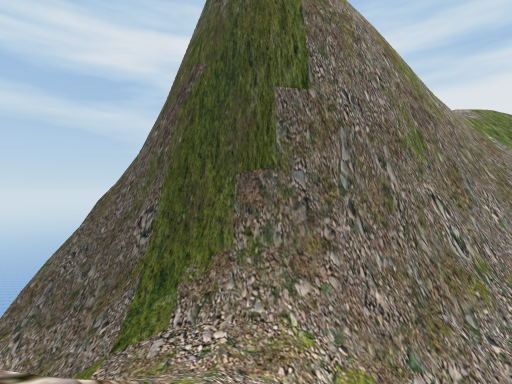
View 1 (above)

12 first-person views from a walk through a scene from a Unity 3-D project. The camera is 1.2 m above the floor, looks level and sees 85° across. The floor is counted in squares, 2 m on a side. Each view is taken from the middle of a square. On the plan, view 1 faces up. The plan holds only what a view shows up to about 9 squares ahead; the rest is blank. The place goes on beyond the plan. Some trees and plants on the terrain are drawn as simple stand-ins. Some surface patterns are stand-ins.

View 2
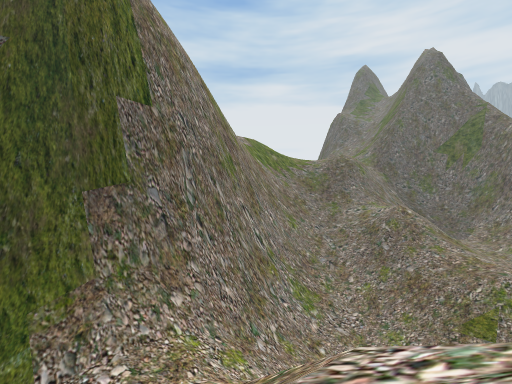

View 3
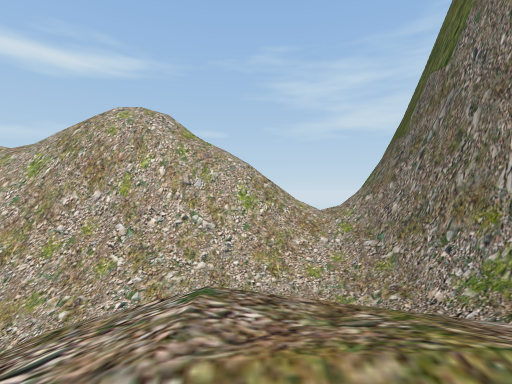

View 4
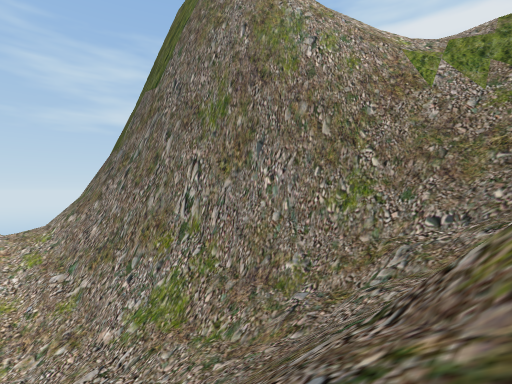

View 5
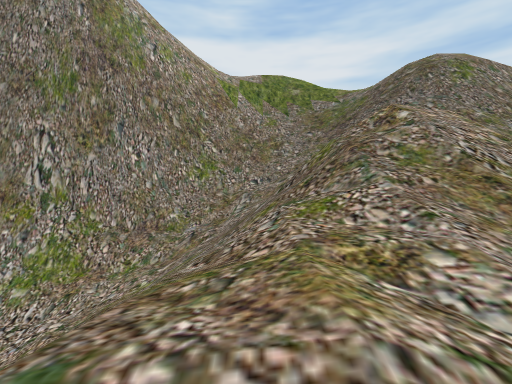

View 6
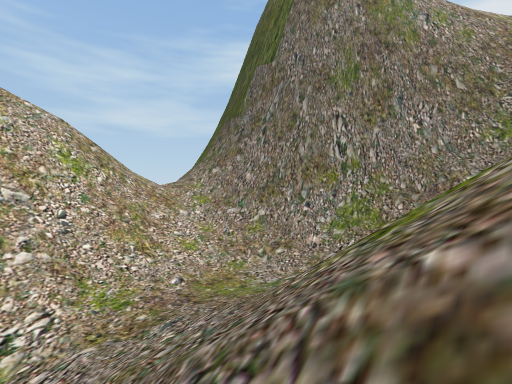

View 7
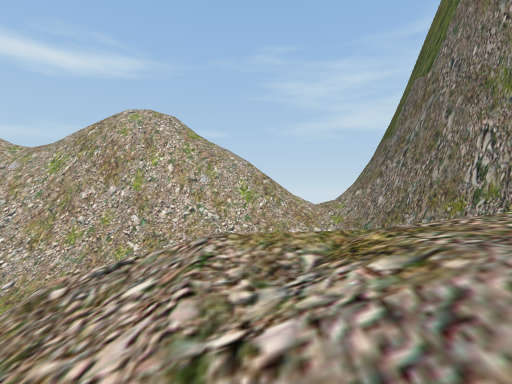

View 8
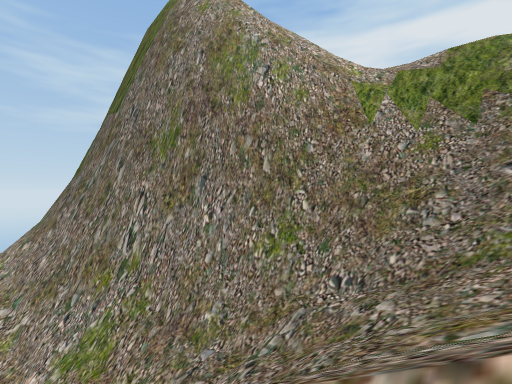

View 9
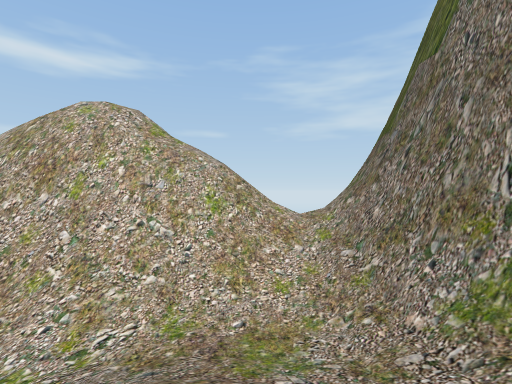

View 10
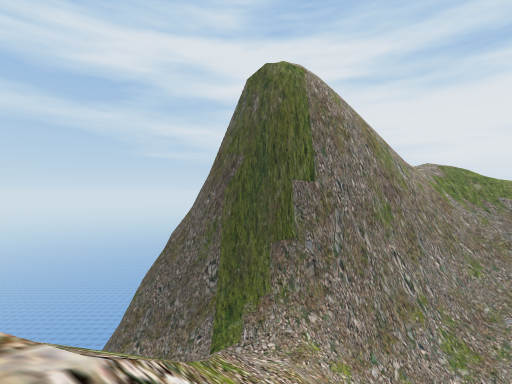

View 11
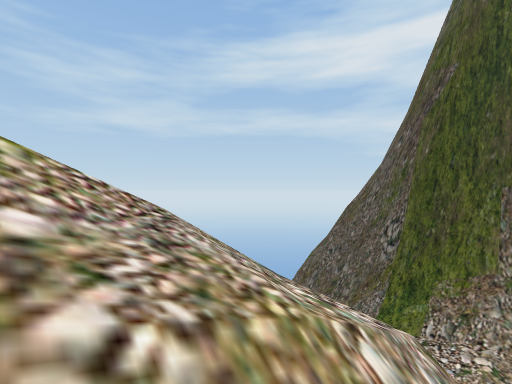

View 12
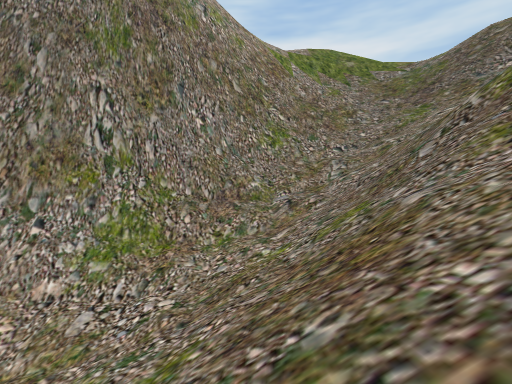

### Floor plan
Key: @ floor where view 1 was taken; # wall or solid block; . main floor; - floor 0.75 m lower than the main floor; : floor 0.75 m higher than the main floor; + floor 4 m higher than the main floor; * floor 7.25 m higher than the main floor; / step, stairs or slope; = window, fence, low wall or low ledge; ^ raised ledge; v drop or lower ground.
Columns run from 6 left of view 1 to 18 right of it. Each row starts with its distance up from view 1.
 13                ////
 12              ///=//
 11             vvv##//
 10             vv##//////
  9              ###////////
  8 ##          ###/////^##vv
  7 /###       ###=///// =##
  6 //#####  ####//////  //
  5   ////#####=///////*
  4    //+//////////////
  3      //////..///////
  2       /////.///////
  1      /==///.:///+//
  0     //@#///.//////
 -1     ///#=///.  /
 -2     // ##///-
 -3         #///
 -4      / v##//
 -5        v #//
 -6        v #//
 -7          #/

Positions as (right, up) in squares from view 1, and headings:
1: (0, 0), facing up
2: (-2, 0), facing up-right
3: (11, 1), facing left
4: (11, 3), facing up-left
5: (10, 0), facing up
6: (9, -1), facing up-left
7: (12, 1), facing left
8: (12, 4), facing up-left
9: (10, 2), facing left
10: (-1, -4), facing up
11: (0, -1), facing up-left
12: (8, 1), facing up
